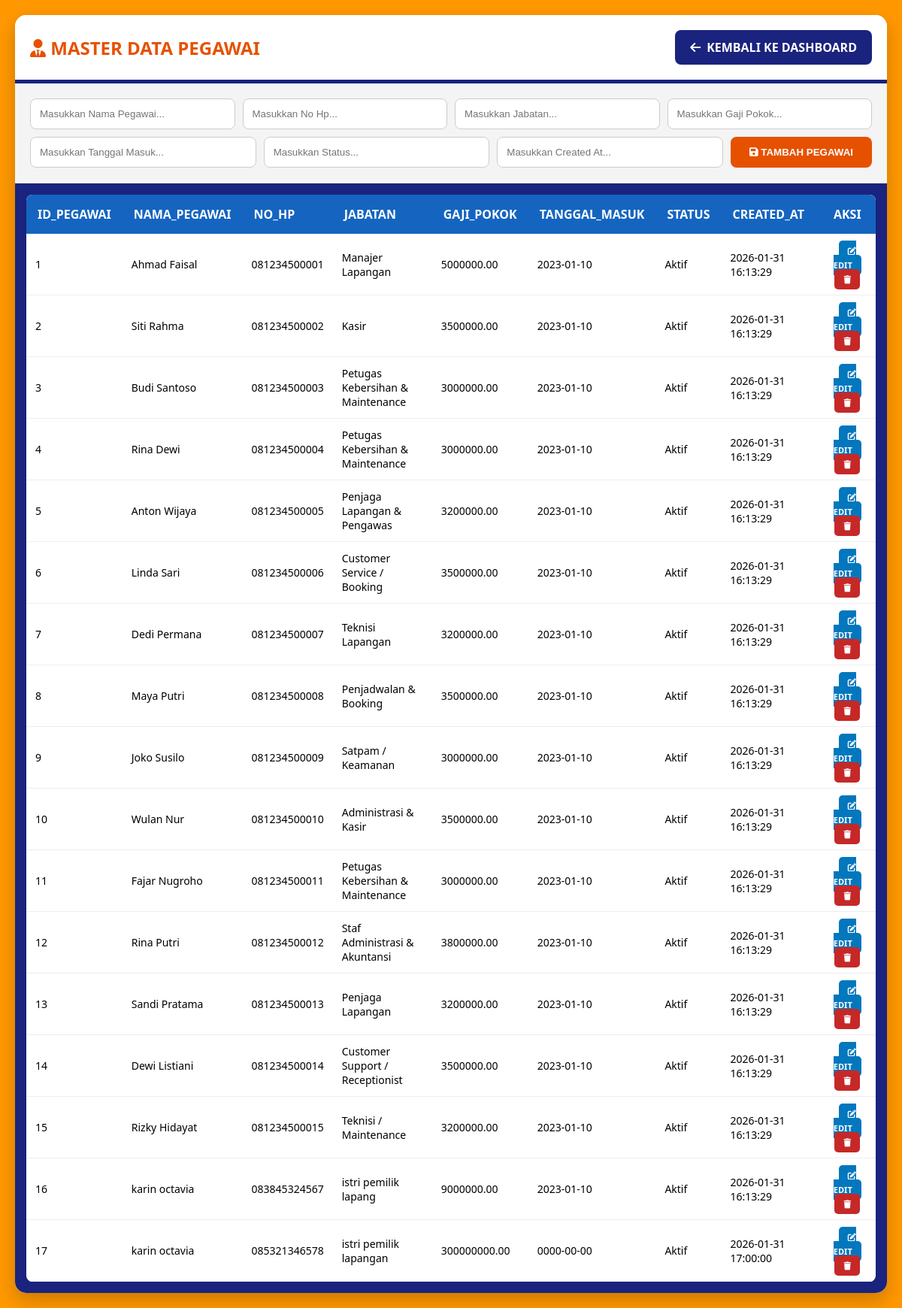
/master/pegawai.php, run on the app's committed database.
### tables this page shows
CREATE TABLE `pegawai` (
  `id_pegawai` int(11) NOT NULL,
  `nama_pegawai` varchar(100) NOT NULL,
  `no_hp` varchar(15) NOT NULL,
  `jabatan` varchar(50) NOT NULL,
  `gaji_pokok` decimal(12,2) NOT NULL,
  `tanggal_masuk` date NOT NULL,
  `status` enum('Aktif','Non-Aktif') DEFAULT 'Aktif',
  `created_at` timestamp NOT NULL DEFAULT current_timestamp()
);

### master/pegawai.php (the view, shortened to what this page needs)
<?php
$koneksi = mysqli_connect("localhost", "root", "", "db_futsal");
$cek = mysqli_query($koneksi, "SELECT * FROM pegawai LIMIT 1");
$info = mysqli_fetch_field($cek);
$pk = $info->name;
$data_e = null;
?>
<!DOCTYPE html>
<html lang="id">
<head>
    <link rel="stylesheet" href="https://cdnjs.cloudflare.com/ajax/libs/font-awesome/6.0.0/css/all.min.css">
</head>
<body>
<div class="card">
    <div class="header">
        <h2 style="margin:0; color:#e65100;"><i class="fas fa-user-tie"></i> MASTER DATA PEGAWAI</h2>
        <a href="../index.php" class="btn-back"><i class="fas fa-arrow-left"></i> KEMBALI KE DASHBOARD</a>
    </div>
    <div class="form-area">
        <form method="POST">
            <div class="input-grid">
                <?php
                $fields = mysqli_fetch_fields($cek);
                foreach($fields as $f){
                    if($f->name != $pk){
                        $val = $data_e ? $data_e[$f->name] : "";
                        echo "<input type='text' name='$f->name' placeholder='Masukkan ".ucwords(str_replace('_',' ',$f->name))."...' value='$val' required>";
                    }
                }
                ?>
                <button type="submit" name="simpan" class="btn-simpan">
                    <i class="fas fa-save"></i> <?php echo $data_e ? "UPDATE PEGAWAI" : "TAMBAH PEGAWAI"; ?>
                </button>
            </div>
        </form>
    </div>
    <div class="table-area">
        <table>
            <thead>
                <tr>
                    <?php foreach($fields as $f) { echo "<th>".strtoupper($f->name)."</th>"; } ?>
                    <th style="text-align:center;">AKSI</th>
                </tr>
            </thead>
            <tbody>
                <?php
                $res = mysqli_query($koneksi, "SELECT * FROM pegawai");
                while($row = mysqli_fetch_assoc($res)){
                    echo "<tr class='tr-hover'>";
                    foreach($fields as $f) {
                        echo "<td>".$row[$f->name]."</td>";
                    }
                    ?>
                    <td align="center">
                        <a href="?edit=<?php echo $row[$pk]; ?>" class="btn-aksi" style="background:#0277bd;"><i class="fas fa-edit"></i> EDIT</a>
                        <a href="?hapus=<?php echo $row[$pk]; ?>" class="btn-aksi" style="background:#c62828;" onclick="return confirm('Hapus data pegawai ini?')"><i class="fas fa-trash"></i></a>
                    </td>
                    <?php echo "</tr>";
                } ?>
            </tbody>
        </table>
    </div>
</div>
</body>
</html>

### master/pegawai.php (style rules this page uses)
body { font-family: 'Segoe UI', sans-serif; background: #ff9800; margin: 0; padding: 20px; }
.card { background: white; border-radius: 15px; overflow: hidden; max-width: 1200px; margin: auto; box-shadow: 0 10px 25px rgba(0,0,0,0.2); }
.header { padding: 20px; background: #fff; border-bottom: 5px solid #1a237e; display: flex; justify-content: space-between; align-items: center; }
.btn-back { background: #1a237e; color: white; padding: 12px 20px; border-radius: 8px; text-decoration: none; font-weight: bold; display: flex; align-items: center; gap: 8px; transition: 0.3s; }
.form-area { padding: 20px; background: #f4f4f4; border-bottom: 1px solid #ddd; }
.input-grid { display: flex; flex-wrap: wrap; gap: 10px; }
input { padding: 12px; border: 1px solid #ccc; border-radius: 8px; flex: 1; min-width: 200px; }
.btn-simpan { background: #e65100; color: white; border: none; padding: 12px 25px; border-radius: 8px; font-weight: bold; cursor: pointer; }
.table-area { background: #1a237e; padding: 15px; }
table { width: 100%; border-collapse: collapse; background: white; border-radius: 8px; overflow: hidden; }
th { background: #1565c0; color: white; padding: 15px; text-align: left; }
td { padding: 12px; border-bottom: 1px solid #eee; font-size: 14px; }
.btn-aksi { padding: 6px 12px; border-radius: 5px; text-decoration: none; color: white; font-size: 11px; font-weight: bold; }

### data on the page
pegawai: id_pegawai "1", nama_pegawai "Ahmad Faisal", no_hp "081234500001", jabatan "Manajer Lapangan", gaji_pokok "5000000.00", tanggal_masuk "2023-01-10", status "Aktif", created_at "2026-01-31 16:13:29"
pegawai: id_pegawai "2", nama_pegawai "Siti Rahma", no_hp "081234500002", jabatan "Kasir", gaji_pokok "3500000.00", tanggal_masuk "2023-01-10", status "Aktif", created_at "2026-01-31 16:13:29"
pegawai: id_pegawai "3", nama_pegawai "Budi Santoso", no_hp "081234500003", jabatan "Petugas Kebersihan & Maintenance", gaji_pokok "3000000.00", tanggal_masuk "2023-01-10", status "Aktif", created_at "2026-01-31 16:13:29"
pegawai: id_pegawai "4", nama_pegawai "Rina Dewi", no_hp "081234500004", jabatan "Petugas Kebersihan & Maintenance", gaji_pokok "3000000.00", tanggal_masuk "2023-01-10", status "Aktif", created_at "2026-01-31 16:13:29"
pegawai: id_pegawai "5", nama_pegawai "Anton Wijaya", no_hp "081234500005", jabatan "Penjaga Lapangan & Pengawas", gaji_pokok "3200000.00", tanggal_masuk "2023-01-10", status "Aktif", created_at "2026-01-31 16:13:29"
pegawai: id_pegawai "6", nama_pegawai "Linda Sari", no_hp "081234500006", jabatan "Customer Service / Booking", gaji_pokok "3500000.00", tanggal_masuk "2023-01-10", status "Aktif", created_at "2026-01-31 16:13:29"
pegawai: id_pegawai "7", nama_pegawai "Dedi Permana", no_hp "081234500007", jabatan "Teknisi Lapangan", gaji_pokok "3200000.00", tanggal_masuk "2023-01-10", status "Aktif", created_at "2026-01-31 16:13:29"
pegawai: id_pegawai "8", nama_pegawai "Maya Putri", no_hp "081234500008", jabatan "Penjadwalan & Booking", gaji_pokok "3500000.00", tanggal_masuk "2023-01-10", status "Aktif", created_at "2026-01-31 16:13:29"
pegawai: id_pegawai "9", nama_pegawai "Joko Susilo", no_hp "081234500009", jabatan "Satpam / Keamanan", gaji_pokok "3000000.00", tanggal_masuk "2023-01-10", status "Aktif", created_at "2026-01-31 16:13:29"
pegawai: id_pegawai "10", nama_pegawai "Wulan Nur", no_hp "081234500010", jabatan "Administrasi & Kasir", gaji_pokok "3500000.00", tanggal_masuk "2023-01-10", status "Aktif", created_at "2026-01-31 16:13:29"
pegawai: id_pegawai "11", nama_pegawai "Fajar Nugroho", no_hp "081234500011", jabatan "Petugas Kebersihan & Maintenance", gaji_pokok "3000000.00", tanggal_masuk "2023-01-10", status "Aktif", created_at "2026-01-31 16:13:29"
pegawai: id_pegawai "12", nama_pegawai "Rina Putri", no_hp "081234500012", jabatan "Staf Administrasi & Akuntansi", gaji_pokok "3800000.00", tanggal_masuk "2023-01-10", status "Aktif", created_at "2026-01-31 16:13:29"
pegawai: id_pegawai "13", nama_pegawai "Sandi Pratama", no_hp "081234500013", jabatan "Penjaga Lapangan", gaji_pokok "3200000.00", tanggal_masuk "2023-01-10", status "Aktif", created_at "2026-01-31 16:13:29"
pegawai: id_pegawai "14", nama_pegawai "Dewi Listiani", no_hp "081234500014", jabatan "Customer Support / Receptionist", gaji_pokok "3500000.00", tanggal_masuk "2023-01-10", status "Aktif", created_at "2026-01-31 16:13:29"
pegawai: id_pegawai "15", nama_pegawai "Rizky Hidayat", no_hp "081234500015", jabatan "Teknisi / Maintenance", gaji_pokok "3200000.00", tanggal_masuk "2023-01-10", status "Aktif", created_at "2026-01-31 16:13:29"
pegawai: id_pegawai "16", nama_pegawai "karin octavia", no_hp "083845324567", jabatan "istri pemilik lapang", gaji_pokok "9000000.00", tanggal_masuk "2023-01-10", status "Aktif", created_at "2026-01-31 16:13:29"
pegawai: id_pegawai "17", nama_pegawai "karin octavia", no_hp "085321346578", jabatan "istri pemilik lapangan", gaji_pokok "300000000.00", tanggal_masuk "0000-00-00", status "Aktif", created_at "2026-01-31 17:00:00"

### other printed values
$f->name "ID_PEGAWAI"
$f->name "NAMA_PEGAWAI"
$f->name "NO_HP"
$f->name "JABATAN"
$f->name "GAJI_POKOK"
$f->name "TANGGAL_MASUK"
$f->name "STATUS"
$f->name "CREATED_AT"
